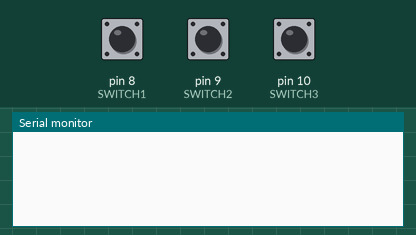
This sketch was run on a simulated Arduino Uno, built with avr-gcc and run on an emulated ATmega328P. Parts: the last lines printed to the serial monitor. Inputs (shaded band) come from the test bench; at power-on: pin 8 (SWITCH1) LOW, pin 9 (SWITCH2) LOW, pin 10 (SWITCH3) LOW.

Above: at 1.2 s.
1.3 s: pin 8 (SWITCH1) pulled HIGH for 0.15 s
At 1.9 s:
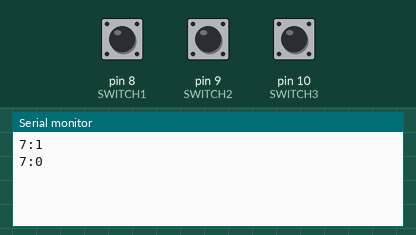
2.9 s: pin 9 (SWITCH2) pulled HIGH for 0.15 s
At 4.2 s:
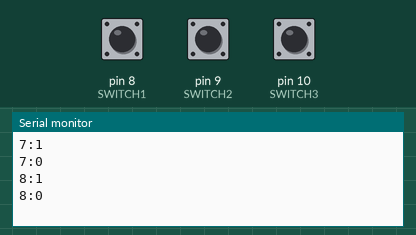
4.5 s: pin 10 (SWITCH3) pulled HIGH for 0.15 s
At 5.5 s:
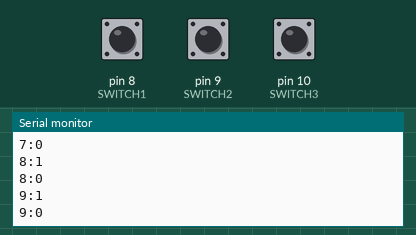
Timing chart, 0 to 7.5 s (numbered marks = the images above; inputs shaded):
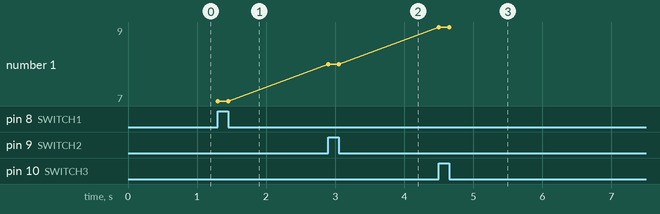

The sketch:

switches.ino
```cpp
#define SWITCH1 8
#define SWITCH2 9
#define SWITCH3 10

byte STATE1 = 0;
byte STATE2 = 0;
byte STATE3 = 0;
byte PREVIOUS1 = 0;
byte PREVIOUS2 = 0;
byte PREVIOUS3 = 0;


void setup() {
  // put your setup code here, to run once:
  Serial.begin(9600);
  pinMode(SWITCH1, INPUT);
  pinMode(SWITCH2, INPUT);
  pinMode(SWITCH3, INPUT);
}

void loop() {

  STATE1 = digitalRead(SWITCH1);
  STATE2 = digitalRead(SWITCH2);
  STATE3 = digitalRead(SWITCH3);

  if(STATE1 != PREVIOUS1) {
    if(STATE1 == HIGH) {
      Serial.println("7:1");
    } else {
      Serial.println("7:0");
    }
    delay(50);
  }

  if(STATE2 != PREVIOUS2) {
    if(STATE2 == HIGH) {
      Serial.println("8:1");
    } else {
      Serial.println("8:0");
    }
     delay(50);
  }

    if(STATE3 != PREVIOUS3) {
    if(STATE3 == HIGH) {
      Serial.println("9:1");
    } else {
      Serial.println("9:0");
    }
    delay(50);
  }

  PREVIOUS3 = STATE3;
  PREVIOUS2 = STATE2;
  PREVIOUS1 = STATE1;
}
```

Measured:
- after the input at 1.3 s, the serial monitor: prints a new line at once (image 1)
- after the input at 2.9 s, the serial monitor: prints a new line at once (image 2)
- after the input at 4.5 s, the serial monitor: prints a new line at once (image 3)
- plotted number 1: 7 → 8 after the input at 2.9 s, 8 → 9 after the input at 4.5 s
